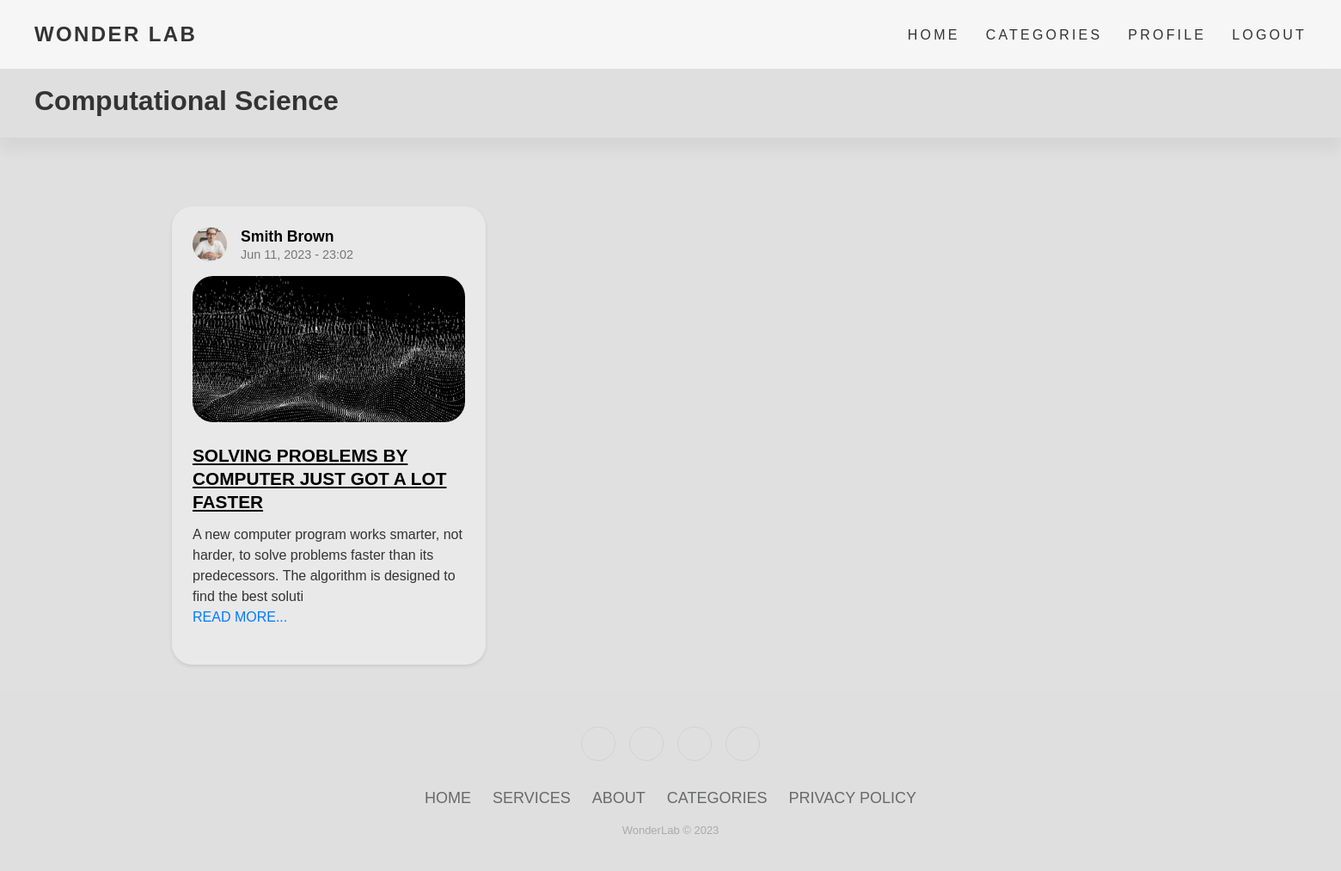
Page /category_post.php?id=61 (signed in) on the committed database.
### tables this page shows
CREATE TABLE IF NOT EXISTS `categories` (
  `id` int UNSIGNED NOT NULL AUTO_INCREMENT,
  `title` varchar(50) NOT NULL,
  PRIMARY KEY (`id`)
);

CREATE TABLE IF NOT EXISTS `posts` (
  `id` int UNSIGNED NOT NULL AUTO_INCREMENT,
  `title` varchar(255) NOT NULL,
  `body` text NOT NULL,
  `thumbnail` varchar(255) NOT NULL,
  `date_time` timestamp NOT NULL DEFAULT CURRENT_TIMESTAMP,
  `category_id` int UNSIGNED DEFAULT NULL,
  `author_id` int NOT NULL,
  PRIMARY KEY (`id`)
);

CREATE TABLE IF NOT EXISTS `users` (
  `id` int UNSIGNED NOT NULL AUTO_INCREMENT,
  `firstname` varchar(50) NOT NULL,
  `lastname` varchar(50) NOT NULL,
  `username` varchar(50) NOT NULL,
  `email` varchar(100) NOT NULL,
  `password` varchar(255) NOT NULL,
  `avatar` varchar(255) NOT NULL,
  PRIMARY KEY (`id`)
);

### category_post.php (the view, shortened to what this page needs)
<?php
include 'header.php';
if (isset($_GET['id'])) {
    $id = $_GET['id'];
    $query = "SELECT * FROM posts WHERE category_id=$id ORDER BY date_time DESC";
    $posts = mysqli_query($connection, $query);
} else {
    header('location: ' . ROOT_URL . 'home.php');
    die();
}
?>
<link rel="stylesheet" href="<?= ROOT_URL ?>assets/style.css?v=<?= filemtime('assets/style.css') ?>" />
<header class="category__title">
    <h2>
        <?php
        $category_query = "SELECT * FROM categories WHERE id=$id";
        $category_result = mysqli_query($connection, $category_query);
        $category = mysqli_fetch_assoc($category_result);
        echo $category['title']
        ?>
    </h2>
</header>
<?php if (mysqli_num_rows($posts) > 0) : ?>
    <section class="posts">
        <div class="container posts__container">
            <?php while ($post = mysqli_fetch_assoc($posts)) : ?>
                <article class="post">
                    <div class="post__author">
                        <?php
                        $author_id = $post['author_id'];
                        $author_query = "SELECT * FROM users WHERE id=$author_id";
                        $author_result = mysqli_query($connection, $author_query);
                        $author = mysqli_fetch_assoc($author_result);
                        ?>
                        <div class="post__author-avatar">
                            <img src="./image/<?= $author['avatar'] ?>" alt="avatar">
                        </div>
                        <div class="post__author-info">
                            <h5><?= "{$author['firstname']} {$author['lastname']}" ?></h5>
                            <small>
                                <?= date("M d, Y - H:i", strtotime($post['date_time'])) ?>
                            </small>
                        </div>
                    </div>
                    <div class="post__thumbnail">
                        <img src="./image/<?= $post['thumbnail'] ?>" alt="blog">
                    </div>
                    <h3 class="post__title">
                            <a href="<?= ROOT_URL ?>post.php?id=<?= $post['id'] ?>">
                                <?= $post['title'] ?>
                            </a>
                        </h3>
                    <div class="post__info">
                        <p class="post__body">
                            <?= substr($post['body'], 0, 150) ?>
                            <br />
                            <a href="<?= ROOT_URL ?>post.php?id=<?= $post['id'] ?>">
                                Read More...
                            </a>
                        </p>
                    </div>
                </article>
            <?php endwhile ?>
        </div>
    </section>
<?php endif ?>
<?php
include 'footer.php';
?>

### assets/style.css (style rules this page uses)
* { box-sizing: border-box; margin: 0; padding: 0; }
body { background-size: cover; background-position: center; background-repeat: no-repeat; font-family: Arial, sans-serif; color: #333; overflow-x: hidden; background-color: #dfdfdff6; }
.category__title { background-color: #dfdfdff6; }
.container { max-width: 1200px; margin: 0 auto; padding: 0 20px; }
header { position: relative; top: 0; left: 0; width: 100%; height: 80px; background: #ffffffb7; padding: 20px 40px; display: flex; justify-content: space-between; align-items: center; box-shadow: 0 15px 15px rgba(0, 0, 0, 0.05); }
section { margin-top: 3rem; width: 100vw; }
h1, h2, h3, h4, h5 { color: black; line-height: 1.3; }
h2 { font-size: 1.7rem; margin: 1rem 0; }
h3 { font-size: 1.1rem; margin: 0.8rem 0 0.5rem; }
a { color: black; transition: all 300ms ease; text-transform: uppercase; }
img { display: block; width: 100%; height: 100%; object-fit: cover; }
.posts { padding: 2rem; background-color: #f5f5f500; }
.posts__container { display: grid; grid-template-columns: 1fr 1fr 1fr; gap: 2rem; }
.post { background-color: #ffffff49; border-radius: 1.5rem; padding: 1.5rem; box-shadow: 0 2px 4px rgba(0, 0, 0, 0.1); }
.post__author { display: flex; align-items: center; margin-bottom: 1rem; }
.post__author-avatar { width: 2.5rem; height: 2.5rem; border-radius: 50%; overflow: hidden; margin-right: 1rem; }
.post__author-avatar img { width: 100%; height: 100%; object-fit: cover; }
.post__author-info h5 { margin: 0; font-size: 1.1rem; font-weight: 600; }
.post__author-info small { font-size: 0.9rem; color: #777; }
.post__thumbnail { border-radius: 1.5rem; overflow: hidden; margin-bottom: 1.6rem; }
.post__thumbnail img { width: 100%; height: auto; display: block; }
.post__title { font-size: 1.3rem; margin: 0.8rem 0; }
.post__body { font-size: 1rem; line-height: 1.5; margin-bottom: 1.2rem; }
.post__body a { color: #007bff; text-decoration: none; }
.post__info { display: flex; justify-content: space-between; align-items: center; }
h2 { font-size: 32px; font-weight: bold; margin-bottom: 20px; color: #333333; }

### rows in the picture
categories: title "Computational Science"
posts: author.avatar (picture), author.firstname "Smith", author.lastname "Brown", date_time "Jun 11, 2023 - 23:02", thumbnail (picture), title "SOLVING PROBLEMS BY COMPUTER JUST GOT A LOT FASTER", body "A new computer program works smarter, not harder, to solve problems faster than its predecessors. The algorithm is designed to find the best soluti"
